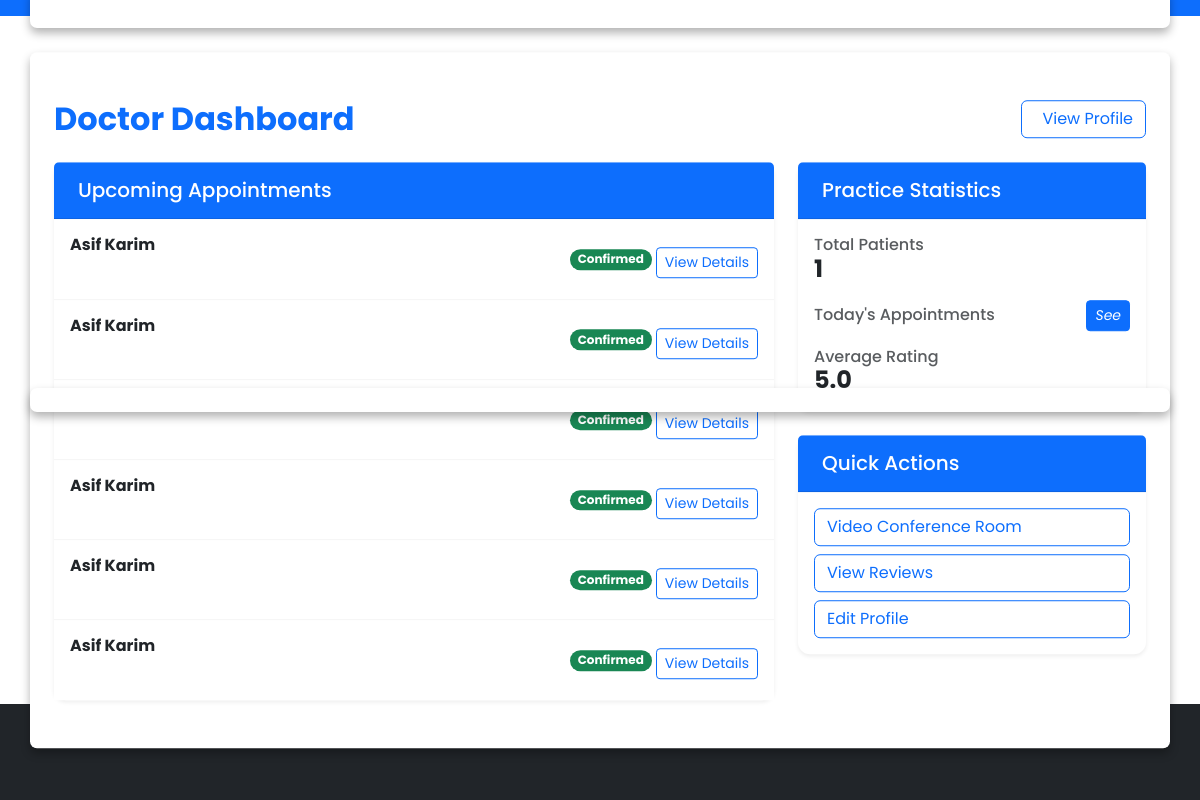
The app's page /doctor-dashboard/ (signed in) with its own data.
### hospital/models.py (models this page shows, shortened)
class Appointment(models.Model):
    APPOINTMENT_STATUS_CHOICES = (
        ('booked', 'Booked'),
        ('confirmed', 'Confirmed'),
        ('completed', 'Completed'),
        ('canceled', 'Canceled')
    )
    patient = models.ForeignKey(Patient, on_delete=models.CASCADE, related_name='appointments')
    slot = models.ForeignKey(AppointmentSlot, on_delete=models.CASCADE)
    status = models.CharField(max_length=20, choices=APPOINTMENT_STATUS_CHOICES, default='booked')
    consultation_fee = models.DecimalField(max_digits=10, decimal_places=2)
    start_time = models.TimeField()
    end_time = models.TimeField()
    payment_status = models.BooleanField(default=False)
    payment_timestamp = models.DateTimeField(null=True, blank=True)
    transaction_id = models.CharField(max_length=255, unique=True, blank=True, null=True)

class Patient(models.Model):
    user = models.OneToOneField(User, on_delete=models.CASCADE, related_name='patient')
    date_of_birth = models.DateField(null=True, blank=True)
    blood_group = models.CharField(max_length=250, null=True, blank=True)
    gender = models.CharField(max_length=10, choices=[
        ('male', 'Male'),
        ('female', 'Female'),
        ('other', 'Other')
    ])
    medical_history = models.TextField(blank=True)
    last_checkup = models.DateField(null=True, blank=True)

class User(AbstractUser):
    USER_TYPE_CHOICES = (
        ('admin', 'Admin'),
        ('doctor', 'Doctor'),
        ('patient', 'Patient')
    )
    user_type = models.CharField(max_length=10, choices=USER_TYPE_CHOICES)
    phone_number = models.CharField(max_length=15, blank=True, null=True)
    groups = models.ManyToManyField(
        'auth.Group',
        verbose_name='groups',
        blank=True,
        help_text='The groups this user belongs to. A user will get all permissions granted to each of their groups.',
        related_name='custom_user_set',  # Changed from user_set
        related_query_name='custom_user'
    )
    user_permissions = models.ManyToManyField(
        'auth.Permission',
        verbose_name='user permissions',
        blank=True,
        help_text='Specific permissions for this user.',
        related_name='custom_user_set',  # Changed from user_set
        related_query_name='custom_user'
    )

### hospital/views.py (the view)
# urls.py: path('doctor-dashboard/', views.doctor_dashboard, name='doctor_dashboard'),
@doctor_required
def doctor_dashboard(request):
    doctor = Doctor.objects.get(user=request.user)
    appointments = Appointment.objects.filter(
        slot__doctor=doctor,
        slot__start_time__gte=timezone.now().replace(hour=0, minute=0, second=0)
        ).order_by('slot__date','slot__start_time')
    rating = Review.objects.filter(doctor=doctor).aggregate(avg_rating=Avg("rating"))["avg_rating"] or 0
    no_of_patient = Appointment.objects.filter(slot__doctor=doctor, slot__date=datetime.today()).aggregate(total_patients=Count('patient', distinct=True))['total_patients']
    return render(request, 'doctor_dashboard.html', {"appointments":appointments, "doctor":doctor, "rating":rating, "total_patients":no_of_patient})

### templates/doctor_dashboard.html (shortened to what this page needs)
{% extends 'base.html' %}
{% block content %}
<div class="container-fluid py-4">
    <div class="d-flex justify-content-between align-items-center mb-4">
        <h1 class="h2 mb-0 fw-bold text-primary">Doctor Dashboard</h1>
        <a href="{% url 'doctor_profile' doctor.user.id %}" class="btn btn-outline-primary d-flex align-items-center">
            View Profile
        </a>
    </div>
    <div class="row g-4">
        <div class="col-lg-8">
            <div class="card shadow-sm border-0">
                <div class="card-header bg-primary text-white py-3">
                    <h5 class="card-title mb-0 d-flex align-items-center">
                        Upcoming Appointments
                    </h5>
                </div>
                <div class="card-body p-0">
                    {% if appointments %}
                    <div class="list-group list-group-flush">
                        {% for appointment in appointments %}
                        {% if appointment.status == 'confirmed' %}
                        <div class="list-group-item py-3">
                            <div class="d-flex justify-content-between align-items-center">
                                <div>
                                    <h6 class="mb-1 fw-bold">{{ appointment.patient.user.get_full_name }}</h6>
                                    <small class="text-muted">
                                    </small>
                                </div>
                                <div class="text-end">
                                    <span class="badge bg-success rounded-pill">Confirmed</span>
                                    <a href="{% url "appointment_details" appointment.id %}" class="btn btn-sm btn-outline-primary mt-2">View Details</a>
                                </div>
                            </div>
                        </div>
                        {% endif %}
                        {% endfor %}
                    </div>
                    {% else %}
                    <div class="text-center py-5">
                        <i class="bi bi-calendar2-x fs-1 text-muted"></i>
                        <p class="mt-3 text-muted">No upcoming appointments</p>
                    </div>
                    {% endif %}
                </div>
            </div>
        </div>
        <div class="col-lg-4">
            <div class="card shadow-sm border-0 mb-4">
                <div class="card-header bg-primary text-white py-3">
                    <h5 class="card-title mb-0 d-flex align-items-center">
                        Practice Statistics
                    </h5>
                </div>
                <div class="card-body">
                    <div class="d-flex flex-column gap-3">
                        <div class="d-flex align-items-center justify-content-between">
                            <div>
                                <h6 class="mb-0 text-muted">Total Patients</h6>
                                <span class="h4 fw-bold">{{ total_patients }}</span>
                            </div>
                        </div>
                        <div class="d-flex align-items-center justify-content-between">
                            <div>
                                <h6 class="mb-0 text-muted">Today's Appointments</h6>
                            </div>
                            <a href="{% url 'today_appointments' doctor.id %}"
                               class="btn btn-sm btn-primary d-flex align-items-center">
                               <i class="bi bi-arrow-right">See</i>
                            </a>
                        </div>
                        <div class="d-flex align-items-center justify-content-between">
                            <div>
                                <h6 class="mb-0 text-muted">Average Rating</h6>
                                <span class="h4 fw-bold">{{ rating }}</span>
                            </div>
                        </div>
                    </div>
                </div>
            </div>
            <div class="card shadow-sm border-0">
                <div class="card-header bg-primary text-white py-3">
                    <h5 class="card-title mb-0 d-flex align-items-center">
                        Quick Actions
                    </h5>
                </div>
                <div class="card-body">
                    <div class="d-grid gap-2">
                        <a href="{% url 'dashboard' %}"
                           class="btn btn-outline-primary d-flex justify-content-between align-items-center">
                           Video Conference Room
                        </a>
                        <a href="{% url 'show_review' doctor.id %}"
                           class="btn btn-outline-primary d-flex justify-content-between align-items-center">
                           View Reviews
                        </a>
                        <a href="{% url 'update_doctor_profile' doctor.id %}"
                           class="btn btn-outline-primary d-flex justify-content-between align-items-center">
                           Edit Profile
                        </a>
                    </div>
                </div>
            </div>
        </div>
    </div>
</div>
{% endblock %}

### static/css/videoconference/style.css (style rules this page uses)
* { margin: 0; padding: 0; box-sizing: border-box; font-family: 'Poppins', sans-serif; }
body { min-height: 100vh; width: 100%; background: #009579; }

### templates/base.html (style rules this page uses)
html, body { height: 100%; }
body { display: flex; flex-direction: column; min-height: 100vh; }

### templates/doctor_dashboard.html (style rules this page uses)
.card { border-radius: 0.75rem; transition: transform 0.2s ease; }
.list-group-item { border-color: rgba(0,0,0,0.05); }

### records on screen
Appointment: patient.user.get_full_name "Asif Karim"
Appointment: patient.user.get_full_name "Asif Karim"
Appointment: patient.user.get_full_name "Asif Karim"
Appointment: patient.user.get_full_name "Asif Karim"
Appointment: patient.user.get_full_name "Asif Karim"

### other values on screen
{{ total_patients }} "1"
{{ rating }} "5.0"
